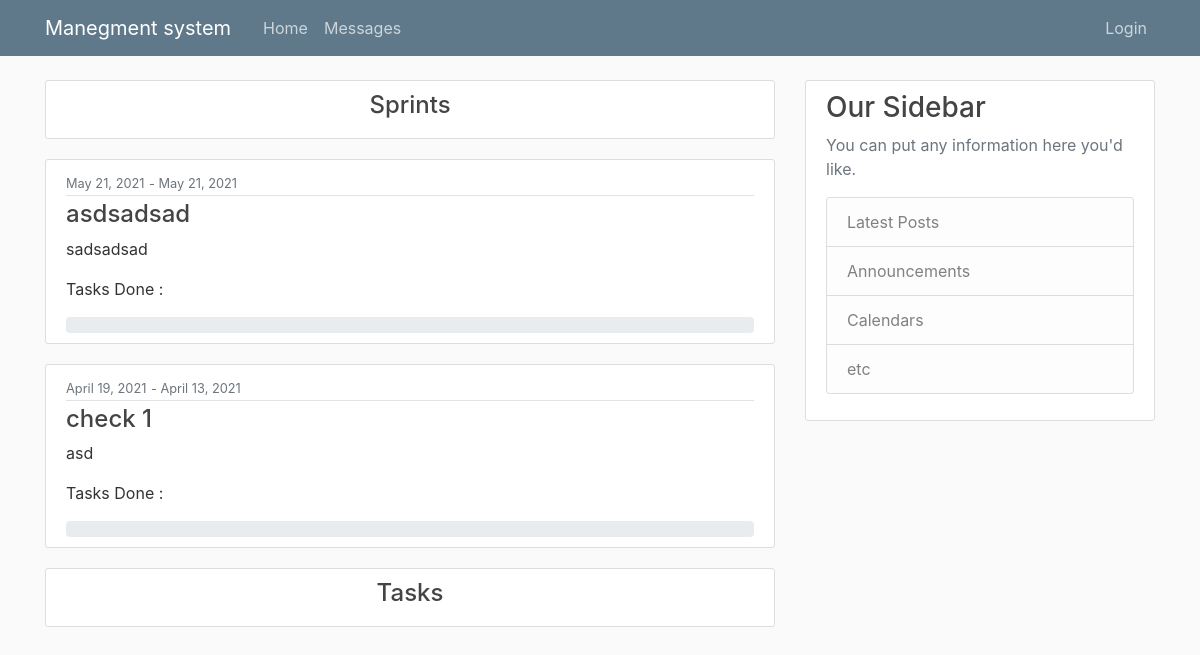
/accounts/profile/client/2/, run on an earlier commit of the app's database.
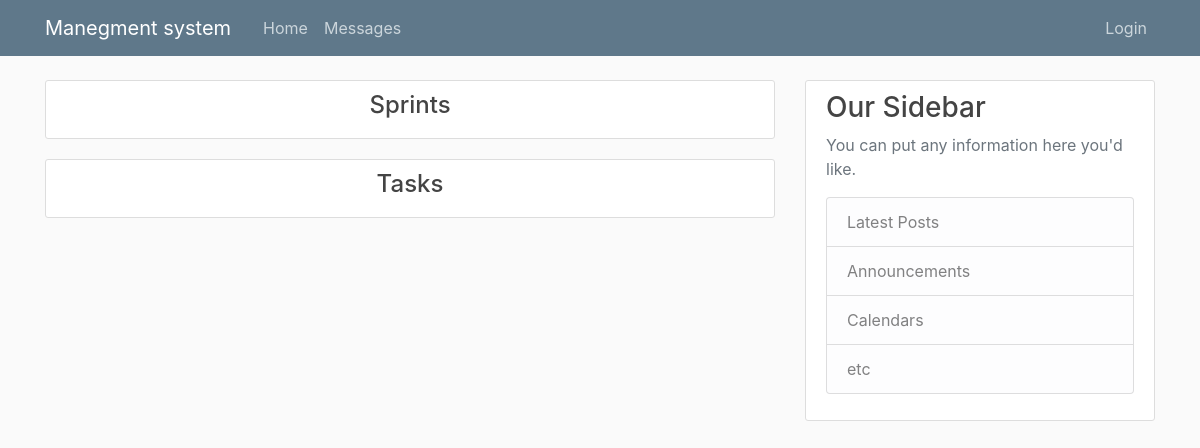
And on a later commit of the database.
### work/models.py (models this page shows, shortened)
class Sprint(models.Model):
    SprintName = models.CharField(max_length=300, null=False)
    Descripion = models.CharField(max_length=300, null=False)
    StartTime = models.DateTimeField(null=False)
    endTime = models.DateTimeField(null=False)
    projectnum = models.ForeignKey(project, on_delete=models.CASCADE)
    cost = models.FloatField(null=False, default=0)

### pages/views.py (the view)
# urls.py: path('accounts/profile/client/<int:id>/', ClientSprint_view, name="ClientSprint_view"),
def ClientSprint_view(request, id):
    spri = Sprint.objects.all().filter(projectnum=id)
    return render(request, "ClientSprint.html", {'sprints': spri, })

### templates/ClientSprint.html (shortened to what this page needs)
{% extends "Base.html" %}
{% block content %}
    <article class="media content-section">
          <div class="media-body">
            <h4><a class="article-title" ><center>Sprints</center></a></h4>
              </div>
        </article>
{% for sprint in sprints %}
        <article class="media content-section">
          <div class="media-body">
            <div class="article-metadata">
              <small class="text-muted">{{ sprint.StartTime|date:"F d, Y" }}</small>
                <small class="text-muted"> - </small>
              <small class="text-muted">{{ sprint.endTime|date:"F d, Y" }}</small>
            </div>
            <h4><a class="article-title" href="#">{{ sprint.SprintName }}</a></h4>
            <p class="article-content">{{ sprint.Descripion }}</p>
              <a class="mr-2" >Tasks Done : {{ pro.totalTask }}  </a>
                  <div class="progress">
            </div>
              </div>
        </article>
    {% endfor %}
        <article class="media content-section">
          <div class="media-body">
            <h4><a class="article-title"  ><center>Tasks</center> </a></h4>
              </div>
        </article>
{% endblock content %}

What changed in the data, as far as the page shows it:
removed Sprint: StartTime "May 21, 2021", endTime "May 21, 2021", SprintName "asdsadsad", Descripion "sadsadsad"
removed Sprint: StartTime "April 19, 2021", endTime "April 13, 2021", SprintName "check 1", Descripion "asd"
